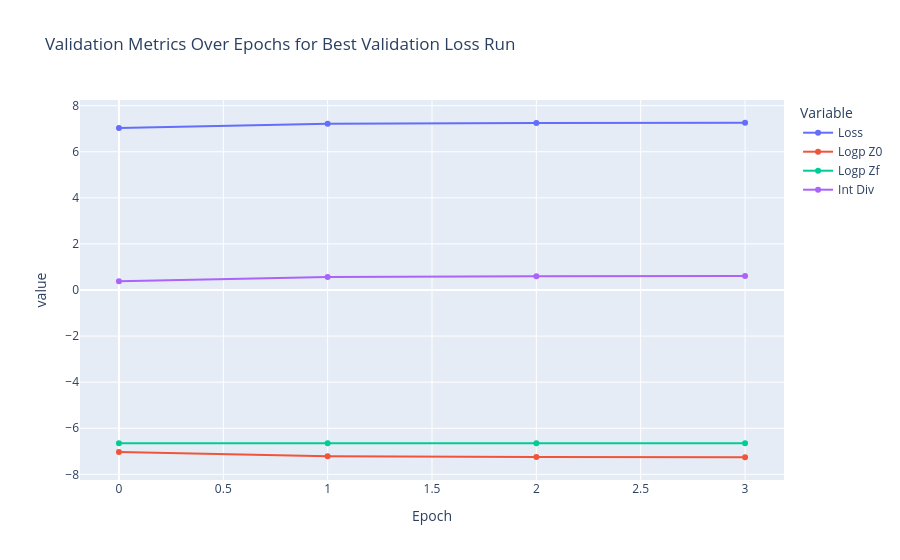

The notebook cell saved with this chart:
### Code cell
y_values = [
    'epoch',
    'val_loss',
    'val_logp_z0',
    'val_logp_zf',
    'val_int_div',
]
label_map = {
    y: ' '.join(y.split('_')[1:]).title() for y in y_values
}
label_map['epoch'] = 'Epoch'
data = min_val_loss_job.get_metric_history(y_values).dropna()
data.rename(label_map, axis=1, inplace=True)

fig = px.line(
    data,
    x='Epoch',
    y=list(label_map.values()),
    title='Validation Metrics Over Epochs for Best Validation Loss Run',
    markers=True
)
fig.update_layout(legend=dict(title='Variable'))
fig.show()

### Figure 1 — Plotly figure (JSON) as saved in the notebook; plotly's stock layout.template omitted (floating-point values rounded to 4 significant figures)
{"data": [{"hovertemplate": "variable=Loss<br>Epoch=%{x}<br>value=%{y}<extra></extra>", "legendgroup": "Loss", "line": {"color": "#636efa", "dash": "solid"}, "marker": {"symbol": "circle"}, "mode": "lines+markers", "name": "Loss", "orientation": "v", "showlegend": true, "type": "scatter", "x": [0.0, 1.0, 2.0, 3.0], "xaxis": "x", "y": [7.028, 7.211, 7.246, 7.259], "yaxis": "y"}, {"hovertemplate": "variable=Logp Z0<br>Epoch=%{x}<br>value=%{y}<extra></extra>", "legendgroup": "Logp Z0", "line": {"color": "#EF553B", "dash": "solid"}, "marker": {"symbol": "circle"}, "mode": "lines+markers", "name": "Logp Z0", "orientation": "v", "showlegend": true, "type": "scatter", "x": [0.0, 1.0, 2.0, 3.0], "xaxis": "x", "y": [-7.028, -7.211, -7.246, -7.259], "yaxis": "y"}, {"hovertemplate": "variable=Logp Zf<br>Epoch=%{x}<br>value=%{y}<extra></extra>", "legendgroup": "Logp Zf", "line": {"color": "#00cc96", "dash": "solid"}, "marker": {"symbol": "circle"}, "mode": "lines+markers", "name": "Logp Zf", "orientation": "v", "showlegend": true, "type": "scatter", "x": [0.0, 1.0, 2.0, 3.0], "xaxis": "x", "y": [-6.649, -6.649, -6.648, -6.648], "yaxis": "y"}, {"hovertemplate": "variable=Int Div<br>Epoch=%{x}<br>value=%{y}<extra></extra>", "legendgroup": "Int Div", "line": {"color": "#ab63fa", "dash": "solid"}, "marker": {"symbol": "circle"}, "mode": "lines+markers", "name": "Int Div", "orientation": "v", "showlegend": true, "type": "scatter", "x": [0.0, 1.0, 2.0, 3.0], "xaxis": "x", "y": [0.3789, 0.5621, 0.598, 0.6105], "yaxis": "y"}], "layout": {"legend": {"title": {"text": "Variable"}, "tracegroupgap": 0}, "title": {"text": "Validation Metrics Over Epochs for Best Validation Loss Run"}, "xaxis": {"anchor": "y", "domain": [0, 1], "title": {"text": "Epoch"}}, "yaxis": {"anchor": "x", "domain": [0, 1], "title": {"text": "value"}}}}
